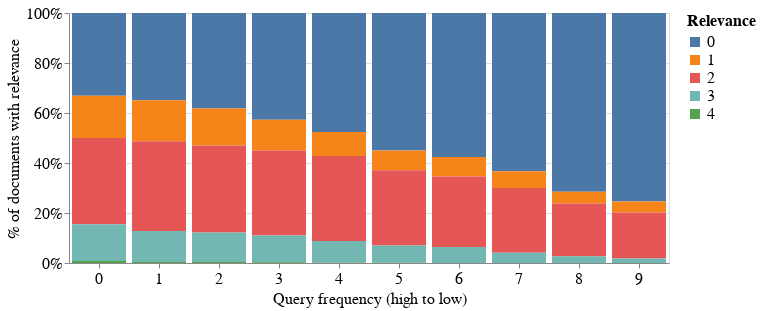

The notebook cell this image was saved under:
### Markdown cell above
## Relevance distribution and query frequency
H: Frequent queries have more relevant annotated docs

### Code cell
source = annotation_df.groupby(["frequency_bucket", "label"]).agg(total_documents=("title", "count")).reset_index()

alt.Chart(source, width=600, height=250).mark_bar().encode(
    x=alt.X("frequency_bucket:O", title="Query frequency (high to low)").axis(labelAngle=0),
    y=alt.Y("total_documents", title="% of documents with relevance").stack("normalize"),
    color=alt.Color("label:N", title="Relevance")
)

### Figure 1 — Vega-Lite specification as saved in the notebook (floating-point values rounded to 4 significant figures)
{"config": {"title": {"font": "serif", "fontWeight": "normal", "fontSize": 16, "dx": 5}, "axis": {"titleFont": "serif", "titleFontWeight": "normal", "titleFontSize": 16, "labelFont": "serif", "labelFontWeight": "normal", "labelFontSize": 16}, "headerColumn": {"titleFont": "serif", "titleFontWeight": "normal", "titleFontSize": 16, "labelFont": "serif", "labelFontWeight": "normal", "labelFontSize": 16}, "text": {"font": "serif", "fontSize": 14}, "legend": {"labelFont": "serif", "titleFont": "serif", "titleFontSize": 16, "labelFontSize": 16}}, "data": {"name": "data-55bdac799bc06847ff7bf04c0822b771"}, "mark": {"type": "bar"}, "encoding": {"color": {"field": "label", "title": "Relevance", "type": "nominal"}, "x": {"axis": {"labelAngle": 0}, "field": "frequency_bucket", "title": "Query frequency (high to low)", "type": "ordinal"}, "y": {"field": "total_documents", "stack": "normalize", "title": "% of documents with relevance", "type": "quantitative"}}, "height": 250, "width": 600, "$schema": "https://vega.github.io/schema/vega-lite/v5.16.3.json", "datasets": {"data-55bdac799bc06847ff7bf04c0822b771": [{"frequency_bucket": 0, "label": 0, "total_documents": 9181}, {"frequency_bucket": 0, "label": 1, "total_documents": 4673}, {"frequency_bucket": 0, "label": 2, "total_documents": 9558}, {"frequency_bucket": 0, "label": 3, "total_documents": 4086}, {"frequency_bucket": 0, "label": 4, "total_documents": 213}, {"frequency_bucket": 1, "label": 0, "total_documents": 10530}, {"frequency_bucket": 1, "label": 1, "total_documents": 4943}, {"frequency_bucket": 1, "label": 2, "total_documents": 10822}, {"frequency_bucket": 1, "label": 3, "total_documents": 3733}, {"frequency_bucket": 1, "label": 4, "total_documents": 125}, {"frequency_bucket": 2, "label": 0, "total_documents": 12860}, {"frequency_bucket": 2, "label": 1, "total_documents": 4972}, {"frequency_bucket": 2, "label": 2, "total_documents": 11719}, {"frequency_bucket": 2, "label": 3, "total_documents": 3985}, {"frequency_bucket": 2, "label": 4, "total_documents": 131}, {"frequency_bucket": 3, "label": 0, "total_documents": 14821}, {"frequency_bucket": 3, "label": 1, "total_documents": 4236}, {"frequency_bucket": 3, "label": 2, "total_documents": 11806}, {"frequency_bucket": 3, "label": 3, "total_documents": 3706}, {"frequency_bucket": 3, "label": 4, "total_documents": 103}, {"frequency_bucket": 4, "label": 0, "total_documents": 17438}, {"frequency_bucket": 4, "label": 1, "total_documents": 3541}, {"frequency_bucket": 4, "label": 2, "total_documents": 12468}, {"frequency_bucket": 4, "label": 3, "total_documents": 3170}, {"frequency_bucket": 4, "label": 4, "total_documents": 52}, {"frequency_bucket": 5, "label": 0, "total_documents": 21202}, {"frequency_bucket": 5, "label": 1, "total_documents": 3046}, {"frequency_bucket": 5, "label": 2, "total_documents": 11629}, {"frequency_bucket": 5, "label": 3, "total_documents": 2645}, {"frequency_bucket": 5, "label": 4, "total_documents": 44}, {"frequency_bucket": 6, "label": 0, "total_documents": 23409}, {"frequency_bucket": 6, "label": 1, "total_documents": 3186}, {"frequency_bucket": 6, "label": 2, "total_documents": 11455}, {"frequency_bucket": 6, "label": 3, "total_documents": 2605}, {"frequency_bucket": 6, "label": 4, "total_documents": 17}, {"frequency_bucket": 7, "label": 0, "total_documents": 27426}, {"frequency_bucket": 7, "label": 1, "total_documents": 2920}, {"frequency_bucket": 7, "label": 2, "total_documents": 11223}, {"frequency_bucket": 7, "label": 3, "total_documents": 1736}, {"frequency_bucket": 7, "label": 4, "total_documents": 20}, {"frequency_bucket": 8, "label": 0, "total_documents": 38249}, {"frequency_bucket": 8, "label": 1, "total_documents": 2535}, {"frequency_bucket": 8, "label": 2, "total_documents": 11286}, {"frequency_bucket": 8, "label": 3, "total_documents": 1430}, {"frequency_bucket": 8, "label": 4, "total_documents": 6}, {"frequency_bucket": 9, "label": 0, "total_documents": 44189}, {"frequency_bucket": 9, "label": 1, "total_documents": 2570}, {"frequency_bucket": 9, "label": 2, "total_documents": 10793}, {"frequency_bucket": 9, "label": 3, "total_documents": 1076}, {"frequency_bucket": 9, "label": 4, "total_documents": 3}]}}
